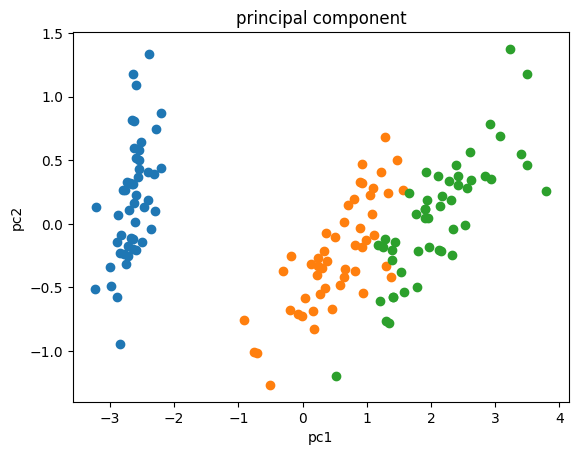

Recreate this plot in Python.
import os
import sys

import numpy as np
import pandas as pd

from matplotlib import pyplot as plt
from sklearn.decomposition import PCA


fi_data = os.path.abspath('../datasets/iris.csv')


def principal_component_analysis(features, targets, n_components=2, fo_img='pca.png'):
    
    # 主成分分析
    pca = PCA(n_components=n_components)
    pca.fit(features)

    # 分析結果を元にデータセットを主成分に変換
    transformed = pca.fit_transform(features)
    
    for label in np.unique(targets):
        plt.scatter(transformed[targets == label, 0],
                    transformed[targets == label, 1])
    plt.title('principal component')
    plt.xlabel('pc1')
    plt.ylabel('pc2')

    # 主成分の寄与率を出力する
    print('各次元の寄与率: {}'.format([round(e, 3) for e in pca.explained_variance_ratio_]))
    print('累積寄与率: {:.3f}'.format(sum(pca.explained_variance_ratio_)))

    plt.savefig(fo_img, bbox_inches='tight')


def main():
    df = pd.read_csv(open(fi_data))
    cols = df.columns.to_list()
    
    principal_component_analysis(df[cols[1:]].values, df.label.values)

if __name__ == '__main__':
    main()